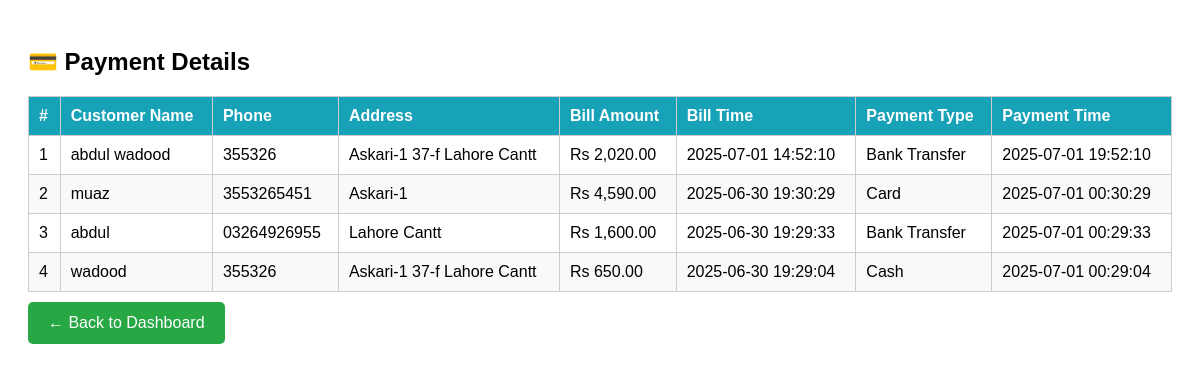
/pages/payment_details.php, run on the app's committed database.
### tables this page shows
CREATE TABLE `payment_details` (
  `id` int(11) NOT NULL,
  `payment_id` int(11) NOT NULL,
  `customer_id` int(11) NOT NULL,
  `bill_id` int(11) NOT NULL
);

CREATE TABLE `customers` (
  `id` int(11) NOT NULL,
  `name` varchar(100) NOT NULL,
  `phone` varchar(15) DEFAULT NULL,
  `address` text DEFAULT NULL
);

CREATE TABLE `bills` (
  `bill_id` int(11) NOT NULL,
  `total_amount` decimal(10,2) NOT NULL,
  `created_at` timestamp NOT NULL DEFAULT current_timestamp()
);

CREATE TABLE `payment_methods` (
  `id` int(11) NOT NULL,
  `payment_type` varchar(50) NOT NULL,
  `payment_time` datetime DEFAULT current_timestamp()
);

### pages/payment_details.php (the view, shortened to what this page needs)
<?php
$db = new DB();
$conn = $db->connect();
$sql = "
    SELECT
        pd.id AS payment_detail_id,
        c.name AS customer_name,
        c.phone,
        c.address,
        b.total_amount,
        b.created_at AS bill_time,
        pm.payment_type,
        pm.payment_time
    FROM payment_details pd
    JOIN customers c ON pd.customer_id = c.id
    JOIN bills b ON pd.bill_id = b.bill_id
    JOIN payment_methods pm ON pd.payment_id = pm.id
    ORDER BY pd.id DESC
";
$result = $conn->query($sql);
?>
<!DOCTYPE html>
<html>
<head>
    <link rel="stylesheet" href="../assets/style.css">
</head>
<body>
    <h2>💳 Payment Details</h2>
    <table>
        <thead>
            <tr>
                <th>#</th>
                <th>Customer Name</th>
                <th>Phone</th>
                <th>Address</th>
                <th>Bill Amount</th>
                <th>Bill Time</th>
                <th>Payment Type</th>
                <th>Payment Time</th>
            </tr>
        </thead>
        <tbody>
            <?php if ($result->num_rows > 0):
                $i = 1;
                while ($row = $result->fetch_assoc()): ?>
                <tr>
                    <td><?= $i++ ?></td>
                    <td><?= htmlspecialchars($row['customer_name']) ?></td>
                    <td><?= htmlspecialchars($row['phone']) ?></td>
                    <td><?= htmlspecialchars($row['address']) ?></td>
                    <td>Rs <?= number_format($row['total_amount'], 2) ?></td>
                    <td><?= $row['bill_time'] ?></td>
                    <td><?= $row['payment_type'] ?></td>
                    <td><?= $row['payment_time'] ?></td>
                </tr>
            <?php endwhile; else: ?>
                <tr><td colspan="8">No payment records found.</td></tr>
            <?php endif; ?>
        </tbody>
    </table>
    <a href="dashboard.php" class="back-btn">← Back to Dashboard</a>
</body>
</html>

### assets/style.css (style rules this page uses)
body { font-family: Arial, sans-serif; padding: 20px; }
table { width: 100%; border-collapse: collapse; }
th, td { padding: 10px; border: 1px solid #ccc; text-align: left; }

### pages/payment_details.php (style rules this page uses)
body { font-family: Arial, sans-serif; padding: 20px; }
h2 { margin-bottom: 20px; }
table { width: 100%; border-collapse: collapse; margin-top: 15px; }
th, td { padding: 10px; border: 1px solid #ccc; text-align: left; }
th { background-color: #17a2b8; color: white; }
tr:nth-child(even) { background-color: #f8f9fa; }
.back-btn { display: inline-block; margin: 10px 0; padding: 12px 20px; background-color: #28a745; color: white; text-decoration: none; border-radius: 5px; }

### data on the page
payment_details: customer.name "abdul wadood", customer.phone "355326", customer.address "Askari-1 37-f Lahore Cantt", bill.total_amount "2,020.00", bill.created_at "2025-07-01 14:52:10", payment.payment_type "Bank Transfer", payment.payment_time "2025-07-01 19:52:10"
payment_details: customer.name "muaz", customer.phone "3553265451", customer.address "Askari-1", bill.total_amount "4,590.00", bill.created_at "2025-06-30 19:30:29", payment.payment_type "Card", payment.payment_time "2025-07-01 00:30:29"
payment_details: customer.name "abdul", customer.phone "03264926955", customer.address "Lahore Cantt", bill.total_amount "1,600.00", bill.created_at "2025-06-30 19:29:33", payment.payment_type "Bank Transfer", payment.payment_time "2025-07-01 00:29:33"
payment_details: customer.name "wadood", customer.phone "355326", customer.address "Askari-1 37-f Lahore Cantt", bill.total_amount "650.00", bill.created_at "2025-06-30 19:29:04", payment.payment_type "Cash", payment.payment_time "2025-07-01 00:29:04"
